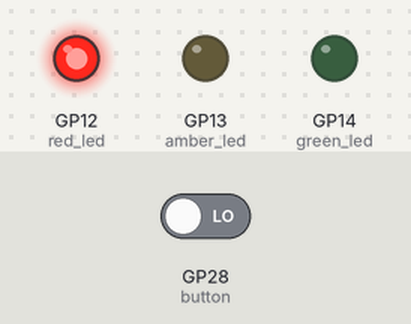
Recording of a program running on a simulated Raspberry Pi Pico running CircuitPython. Shown: output pins drawn as LEDs (lit = HIGH). The inputs (shaded band) are chosen by the test bench; at power-on: GP28 (button) LOW. What the program prints to the serial console is not drawn.

Above: at 1.2 s.
1.3 s: GP28 (button) driven HIGH
At 6.5 s:
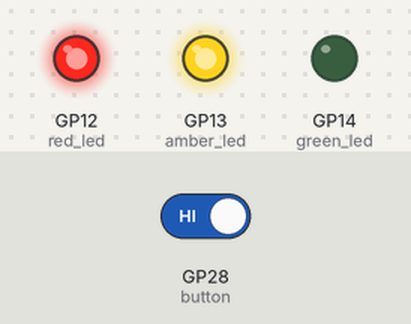
At 8.0 s:
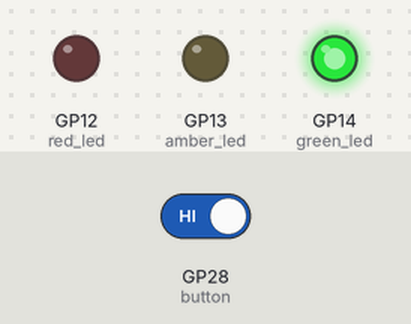
Timing chart, 0 to 21.3 s (numbered marks = the images above; inputs shaded):
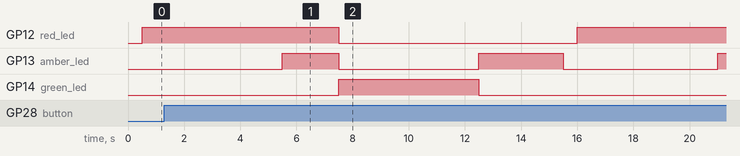

The program:

1_2_3Componentes.py
```python
import time
import board
import digitalio

red_led = digitalio.DigitalInOut(board.GP12)
red_led.direction = digitalio.Direction.OUTPUT
amber_led = digitalio.DigitalInOut(board.GP13)
amber_led.direction = digitalio.Direction.OUTPUT
green_led = digitalio.DigitalInOut(board.GP14)
green_led.direction = digitalio.Direction.OUTPUT

button = digitalio.DigitalInOut(board.GP28)
button.switch_to_input(pull=digitalio.Pull.DOWN)

while True:
    print(button.value)
    time.sleep(0.5)
    red_led.value = True
    time.sleep(5)
    amber_led.value = True
    time.sleep(2)
    red_led.value = False
    amber_led.value = False
    green_led.value = True
    time.sleep(5)
    green_led.value = False
    amber_led.value = True
    time.sleep(3)
    amber_led.value = False
```
